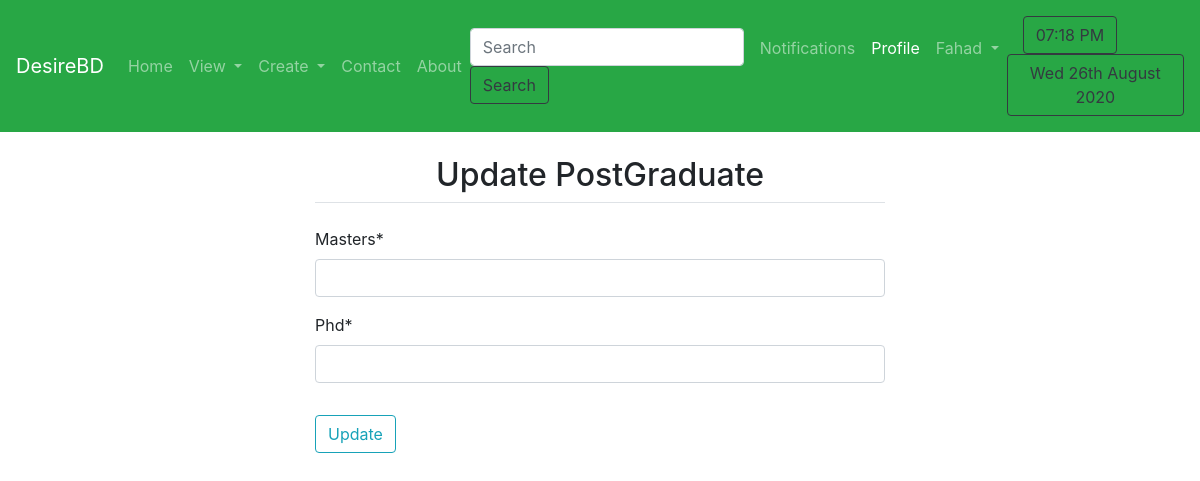
The app's page /profile/postgraduate/ (signed in), older data.
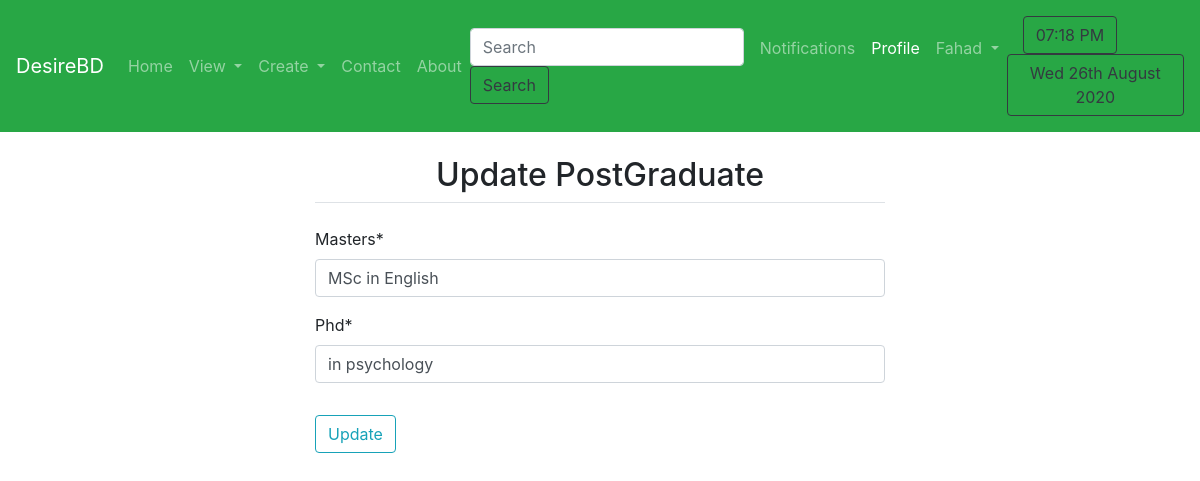
The same page, newer data.
### person/models.py (models this page shows, shortened)
class HigherStudies(models.Model):
    user = models.OneToOneField(User, on_delete=models.CASCADE, related_name='higherstudies')
    masters=models.CharField(max_length=200)
    phd=models.CharField(max_length=200)

### person/views.py (the view)
# urls.py: path('postgraduate/', views.postgraduate, name='postgraduate'),
def postgraduate(request):
    try:
        instance = HigherStudies.objects.get(user=request.user)
    except HigherStudies.DoesNotExist:
        instance = None
    if request.method == 'POST':
        form = HigherStudiesForm(request.POST, instance=instance)
        if form.is_valid():
            if HigherStudies.objects.filter(user=request.user):
                obj = HigherStudies.objects.get(user=request.user)
                obj.user = request.user
                obj.masters = form.cleaned_data['masters']
                obj.phd = form.cleaned_data['phd']
                obj.save()
            else:
                user = request.user
                masters = form.cleaned_data['masters']
                phd = form.cleaned_data['phd']
                useprofile = HigherStudies(user=user, masters=masters, phd=phd)
                useprofile.save()
            messages.success(request, 'Successfully updated.')
            return redirect('userprofile')
    else:
        form = HigherStudiesForm(instance=instance)
    context = {
        'form': form,
    }
    return render(request, 'person/updatepostgraduate.html', context)

### person/forms.py
class HigherStudiesForm(ModelForm):
    class Meta:
        model = HigherStudies
        exclude = ['user']

### templates/person/updatepostgraduate.html (shortened to what this page needs)
{% extends 'basic.html' %}
{% block userprofile %} active{% endblock userprofile %}
{% block body %}
{% load crispy_forms_tags %}
{% if user.is_authenticated %}
<div class="col-md-6 offset-md-3">
        <form action="/profile/postgraduate/" method="post" enctype="multipart/form-data">
            <fieldset class="form-group mx-auto">
                <legend class="border-bottom text-center mb-4"><h2>Update PostGraduate</h2></legend>
                {{ form|crispy }}
            </fieldset>
            <button class="btn btn-outline-info " type="submit" value="submit">Update </button>
        </form>
</div>
{% endif %}
{% endblock %}

Row changes from the older to the newer data that the page shows:
added HigherStudies: masters "MSc in English", phd "in psychology"
